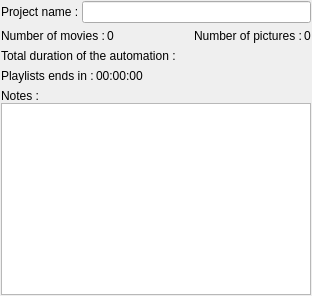
          <widget class="QWidget" name="summaryTab">
           <attribute name="title">
            <string>Summary</string>
           </attribute>
           <layout class="QFormLayout" name="formLayout_3">
            <property name="margin">
             <number>1</number>
            </property>
            <item row="1" column="0">
             <layout class="QHBoxLayout" name="horizontalLayout_9">
              <property name="spacing">
               <number>2</number>
              </property>
              <item>
               <widget class="QLabel" name="label_3">
                <property name="text">
                 <string>Number of movies :</string>
                </property>
               </widget>
              </item>
              <item alignment="Qt::AlignLeft">
               <widget class="QLabel" name="countMoviesLabel">
                <property name="text">
                 <string>0</string>
                </property>
               </widget>
              </item>
             </layout>
            </item>
            <item row="1" column="1">
             <layout class="QHBoxLayout" name="horizontalLayout_16">
              <property name="spacing">
               <number>2</number>
              </property>
              <item>
               <widget class="QLabel" name="label_4">
                <property name="text">
                 <string>Number of pictures :</string>
                </property>
               </widget>
              </item>
              <item>
               <widget class="QLabel" name="countPicturesLabel">
                <property name="text">
                 <string>0</string>
                </property>
                <property name="alignment">
                 <set>Qt::AlignLeading|Qt::AlignLeft|Qt::AlignVCenter</set>
                </property>
               </widget>
              </item>
             </layout>
            </item>
            <item row="0" column="0" colspan="2">
             <layout class="QHBoxLayout" name="horizontalLayout_8">
              <property name="spacing">
               <number>0</number>
              </property>
              <item alignment="Qt::AlignLeft">
               <widget class="QLabel" name="labelprogEdit">
                <property name="sizePolicy">
                 <sizepolicy hsizetype="Minimum" vsizetype="Preferred">
                  <horstretch>0</horstretch>
                  <verstretch>0</verstretch>
                 </sizepolicy>
                </property>
                <property name="text">
                 <string>Project name : </string>
                </property>
               </widget>
              </item>
              <item>
               <widget class="QLineEdit" name="progEdit"/>
              </item>
             </layout>
            </item>
            <item row="5" column="0" colspan="2">
             <layout class="QVBoxLayout" name="verticalLayout_17">
              <property name="spacing">
               <number>0</number>
              </property>
              <item>
               <widget class="QLabel" name="labelnoteEdit">
                <property name="sizePolicy">
                 <sizepolicy hsizetype="Minimum" vsizetype="Preferred">
                  <horstretch>0</horstretch>
                  <verstretch>0</verstretch>
                 </sizepolicy>
                </property>
                <property name="text">
                 <string>Notes : </string>
                </property>
               </widget>
              </item>
              <item>
               <widget class="QTextEdit" name="notesEdit">
                <property name="sizePolicy">
                 <sizepolicy hsizetype="Expanding" vsizetype="Expanding">
                  <horstretch>0</horstretch>
                  <verstretch>0</verstretch>
                 </sizepolicy>
                </property>
                <property name="maximumSize">
                 <size>
                  <width>16777215</width>
                  <height>16777215</height>
                 </size>
                </property>
               </widget>
              </item>
             </layout>
            </item>
            <item row="3" column="0">
             <layout class="QHBoxLayout" name="horizontalLayout_18">
              <property name="spacing">
               <number>2</number>
              </property>
              <property name="leftMargin">
               <number>0</number>
              </property>
              <property name="topMargin">
               <number>0</number>
              </property>
              <item>
               <widget class="QLabel" name="label_6">
                <property name="text">
                 <string>Playlists ends in :</string>
                </property>
               </widget>
              </item>
              <item>
               <widget class="QLabel" name="label_timeRemaining">
                <property name="text">
                 <string>00:00:00</string>
                </property>
               </widget>
              </item>
             </layout>
            </item>
            <item row="2" column="0">
             <layout class="QHBoxLayout" name="horizontalLayout_10">
              <property name="spacing">
               <number>2</number>
              </property>
              <item>
               <widget class="QLabel" name="label_7">
                <property name="sizePolicy">
                 <sizepolicy hsizetype="Fixed" vsizetype="Preferred">
                  <horstretch>0</horstretch>
                  <verstretch>0</verstretch>
                 </sizepolicy>
                </property>
                <property name="text">
                 <string>Total duration of the automation : </string>
                </property>
               </widget>
              </item>
              <item>
               <widget class="QLabel" name="totalDurationLabel">
                <property name="text">
                 <string/>
                </property>
               </widget>
              </item>
             </layout>
            </item>
           </layout>
          </widget>
